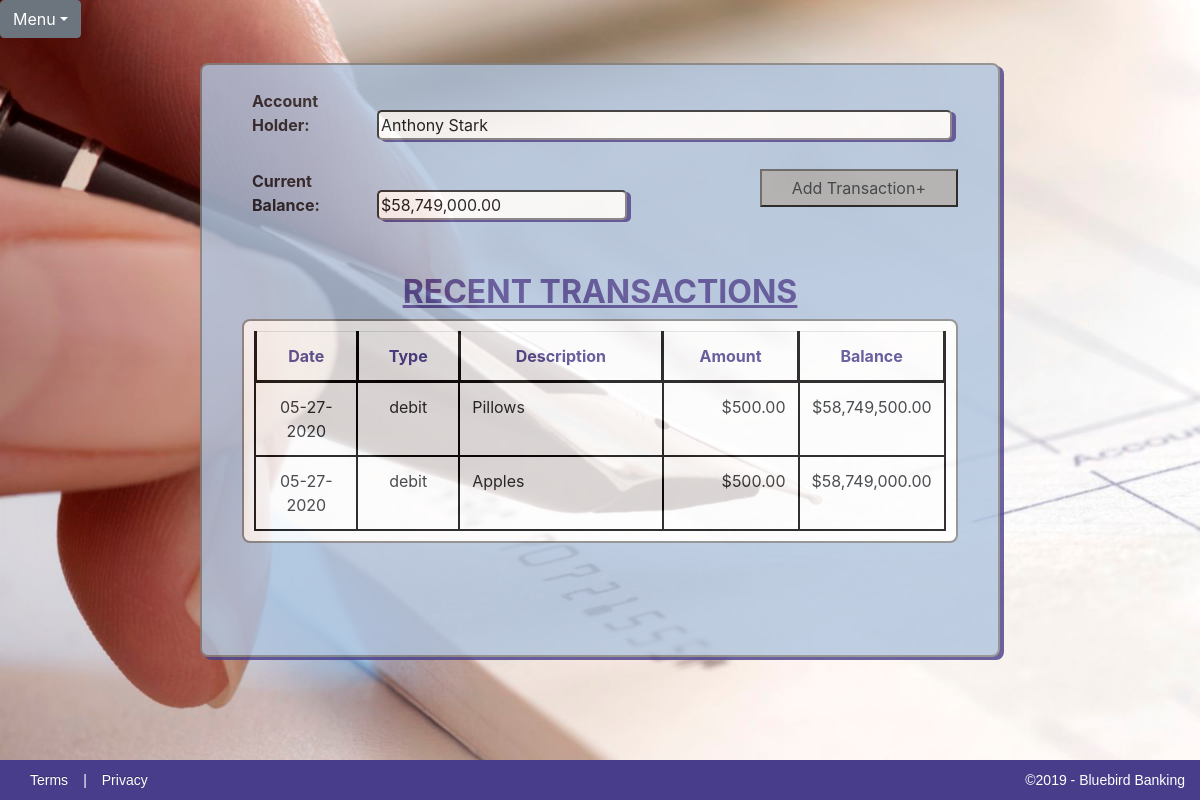
/1/balance, run on the app's committed database.
### accounts/models.py (models this page shows, shortened)
class Account(models.Model):
    account_Num = models.CharField(max_length=10, default="", blank=True, null=False, unique=True)
    name_first = models.CharField(max_length=100, default="", blank=True, null=False)
    name_last = models.CharField(max_length=100, default="", blank=True, null=False)
    balance = models.DecimalField(max_digits=100000, decimal_places=2, default="", blank=True, null=False)
    objects = models.Manager()

class Transaction(models.Model):
    date = models.DateTimeField(auto_now_add=True, blank=True)
    type = models.CharField(max_length=10, choices=TRANSACTION_TYPES)
    description = models.CharField(max_length=100, default="", blank=True, null=False)
    amount = models.DecimalField(max_digits=100000, decimal_places=2, default="", blank=True, null=False)
    account = models.ForeignKey(Account, related_name='transaction', on_delete=models.CASCADE)
    current_balance = models.DecimalField(max_digits=100000, decimal_places=2, default=0.00, blank=True, null=False)
    objects = models.Manager()

### mainapp/views.py (the view)
# urls.py: path('<int:pk>/balance', views.balanceSheet, name="balanceSheet"),
def balanceSheet(request, pk):
    pk = int(pk)
    account_info = get_object_or_404(Account, pk=pk)
    account = Account.objects.filter(pk=pk)
    transactions = Transaction.objects.filter(account__account_Num=account)
    return render(request, "BalanceSheet.html", {'account': account, 'transactions':transactions, 'accountInfo': account_info})

### templates/BalanceSheet.html (shortened to what this page needs)
{% extends 'checkbook_base.html' %}
{% load humanize %}
{% block content %}
			<div id="all-transactions-form">
				<form>
					<br>
					<label>Account Holder:</label><input id="accountholder" type="text" name="accountHolder" value="{{ accountInfo.name_first }} {{ accountInfo.name_last }}" readonly><br><br>
					<label>Current Balance:</label><input id="balance" type="text" name="currentBalance" value="${{ accountInfo.balance | intcomma}}" readonly>
					<button type="button"><a href="{% url 'newTransaction' %}" class="dropdown-item">Add Transaction+</a></button>
				</form>
				<br><br>
			</div>
			<h2>RECENT TRANSACTIONS</h2>
			<table class="table table-responsive" id ="transactions-table">
				<tr id="headerRow">
					<th>Date</th>
					<th>Type</th>
					<th>Description</th>
					<th>Amount</th>
					<th>Balance</th>
				</tr>
				{% for entry in account %}
					{% for item in entry.transaction.all %}
				<tr>
					<td class="center"> {{ item.date | date:'m-d-Y' }} </td>
					<td class="center">{{ item.type }}</td>
					<td class="left">{{ item.description }}</td>
					<td class="right">${{ item.amount | intcomma }}</td>
					<td class="right">${{ item.current_balance | intcomma }}</td>
				</tr>
				{% endfor %}
				{% endfor %}
			</table>
			<br><br>
{% endblock %}

### templates/checkbook_base.html (shortened to what this page needs)
{% load static %}
<!DOCTYPE html>
<html lang="en">
	<head>
		<link rel="stylesheet" href="{% static '/CSS/CheckbookApp.css' %}">
		<link rel="stylesheet" href="https://stackpath.bootstrapcdn.com/bootstrap/4.3.1/css/bootstrap.min.css">
		<link rel="stylesheet" href="https://maxcdn.bootstrapcdn.com/font-awesome/4.7.0/css/font-awesome.min.css">
	</head>
	<header>
		<div class="JavaScriptDropdown">
			<div class="btn-group">
				<button type="button" class="btn btn-secondary dropdown-toggle" data-toggle="dropdown">Menu</button>
			</div>
		</div>
	</header>
	<body id="body">
		<div class="checkbook-container">
			{% block content %}{% endblock %}
			<br><br>
		</div>
		<section id="block-footer">
			<p id="footer-right"><a href="#">Terms</a>|<a href="#">Privacy</a></p>
			<p id="footer-left">&copy;2019 - Bluebird Banking</p>
		</section>
	</body>
</html>

### assets/CSS/CheckbookApp.css (style rules this page uses)
html, body { height: cover; width: cover; }
body { font-family: Lucida Sans Unicode; text-align: center; background-image: url('../../static/images/CheckCalligraphyPen.jpg'); -webkit-background-size: cover; -moz-background-size: cover; -o-background-size: cover; background-size: cover; overflow: scroll; background-repeat: no-repeat; }
label { width: 125px; margin-left: 50px; font-weight: bold; opacity: initial; }
input, select { width: 500px; border-radius: 5px; box-shadow: 4px 2px darkslateblue; }
th { border: 3px solid black; }
tr td { height: 25px; border: 2px solid black; word-wrap: normal; vertical-align: top; width: auto; }
#headerRow { color: darkslateblue; text-align: center; }
.center { text-align: center; width: 15%; }
.left { padding-left: 10px; width: 30%; word-wrap: normal; }
.right { padding-right: 5px; width: 20%; text-align: right; }
.JavaScriptDropdown { position: relative; margin-top: 0; }
.checkbook-container { opacity: 0.8; position: relative; width: 800px; height: auto; border-radius: 8px; border: 2px solid gray; box-shadow: 4px 3px darkslateblue; margin-left: auto; margin-right: auto; margin-top: 25px; background-color: lightsteelblue; }
.checkbook-container h2 { color: darkslateblue; font-size: 32px; font-weight: bold; text-align: center; text-decoration: underline; }
#all-transactions-form { position: relative; }
#all-transactions-form button { background-color: darkgray; position: relative; right: 40px; float: right; }
#accountholder { width: 575px; }
#balance { width: 250px; }
#transactions-table { background-color:white; width: 90%; height: auto; margin-right: auto; margin-left: auto; padding: 10px; border: 2px solid gray; border-collapse: collapse; border-radius: 8px; table-layout: auto; float: center; position: relative; }
.checkbook-container button, .new-account-button { background-color: darkgray; display: block; margin-left: auto; margin-right: auto; }
button a, button a:hover { text-decoration: none; text-align: center; color:black; }
#block-footer { clear: both; display: flex; width: 100%; -moz-box-sizing: border-box; margin: 0 auto; background-color: darkslateblue; position: fixed; bottom: 0; height: 40px; }
#block-footer a, #block-footer p { flex: 1; color: white; padding: 15px 15px; font-size: 14px; line-height: 10px; font-family:'PT Sans', Arial, Helvetica, sans-serif; }
#footer-left { width: 40%; text-align: right; }
#block-footer { float:left; clear:both; width:100%; }
#block-footer a { color: white; text-shadow: 0 -1px 0 rgba(0, 0, 0, 0.25); text-decoration: none; outline: medium none; }

### data on the page
Account: accountHolder "Anthony Stark", currentBalance "$58,749,000.00"
Transaction: date "05-27-2020", type "debit", description "Pillows", amount "500.00", current_balance "58,749,500.00"
Transaction: date "05-27-2020", type "debit", description "Apples", amount "500.00", current_balance "58,749,000.00"
